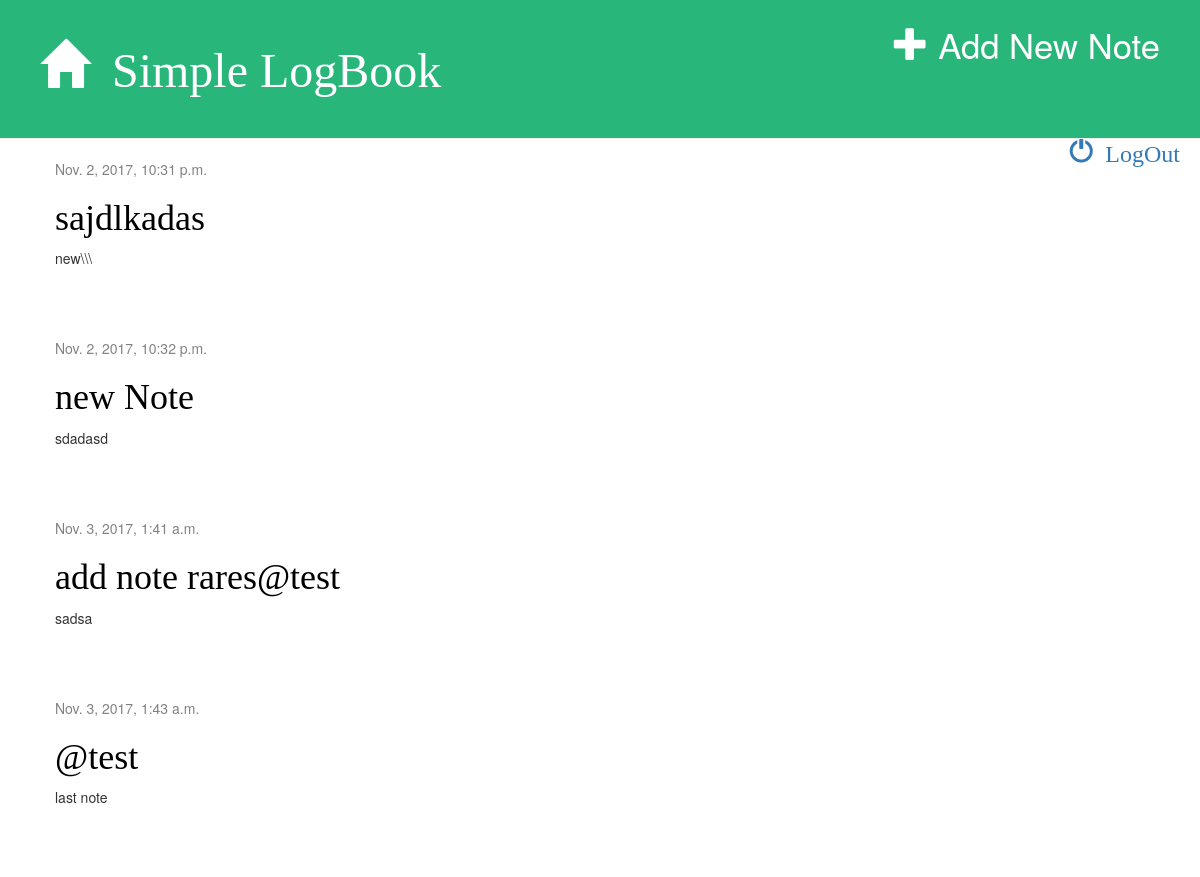
The page /homepage/ (signed in) on the database its author committed.
### noteBook/models.py (models this page shows, shortened)
class Post(models.Model):
    author = models.ForeignKey('auth.User')
    title = models.CharField(max_length=200)
    text = models.TextField()
    created_date = models.DateTimeField(
            default=timezone.now)
    published_date = models.DateTimeField(
            blank=True, null=True)

### noteBook/views.py (the view)
# urls.py: url(r'^homepage/$', views.post_list, name='post_list'),
def post_list(request):
    posts = Post.objects.filter(author=request.user).order_by('published_date')
    return render(request, 'noteBook/note_list.html', {'posts': posts})

### noteBook/templates/noteBook/note_list.html
{% extends 'noteBook/index.html' %}
{% block content %}
{% for post in posts %}
    <div class="post">
        <div class="date">
            {{ post.published_date }}
        </div>
        <h1><a href="{% url 'post_detail' pk=post.pk %}">{{ post.title }}</a></h1>
        <p>{{ post.text|linebreaksbr }}</p>
    </div>
{% endfor %}
{% endblock %}

### noteBook/templates/noteBook/index.html (shortened to what this page needs)
{% load staticfiles %}
<html>
    <head>
        <link rel="stylesheet" href="//maxcdn.bootstrapcdn.com/bootstrap/3.2.0/css/bootstrap.min.css">
        <link rel="stylesheet" href="//maxcdn.bootstrapcdn.com/bootstrap/3.2.0/css/bootstrap-theme.min.css">
        <link rel="stylesheet" href="{% static 'css/blog.css' %}">
    </head>
    <body>
            <div class="page-header">
                    <a href="{% url 'post_new' %}" class="top-menu"><span class="glyphicon glyphicon-plus"></span> Add New Note</a>
                <h1><a href="{% url 'post_list' %}"><span class="glyphicon glyphicon-home"></span>&ensp;Simple LogBook</a></h1>
<h3><a style="padding-top:20px" class="pull-right" href="{% url 'login' %}"> <span class="glyphicon glyphicon-off"></span>&ensp;LogOut</a> </h3>
            </div>
            <div class="content container">
                <div class="row">
                    <div class="col-md-8">
                    {% block content %}
                    {% endblock %}
                    </div>
                </div>
            </div>
        </body>
</html>

### noteBook/static/css/blog.css (style rules this page uses)
h1 a { color: rgb(231, 230, 228); font-family: 'rubik'; }
a,a:visited, a:hover { text-decoration: none; }
.page-header { background-color: #29b67b; margin-top: 0; padding: 20px 20px 20px 40px; }
.page-header h1, .page-header h1 a, .page-header h1 a:visited, .page-header h1 a:active { color: #ffffff; font-size: 36pt; text-decoration: none; }
.content { margin-left: 40px; }
h1, h2, h3, h4 { font-family: 'rubik'; }
.date { color: #828282; }
.top-menu, .top-menu:hover, .top-menu:visited { color: #ffffff; float: right; font-size: 26pt; margin-right: 20px; }
.post { margin-bottom: 70px; }
.post h1 a, .post h1 a:visited { color: #000000; }

### rows shown on the page
Post: published_date "Nov. 2, 2017, 10:31 p.m.", title "sajdlkadas", text "new\\\\\\"
Post: published_date "Nov. 2, 2017, 10:32 p.m.", title "new Note", text "sdadasd"
Post: published_date "Nov. 3, 2017, 1:41 a.m.", title "add note rares@test", text "sadsa"
Post: published_date "Nov. 3, 2017, 1:43 a.m.", title "@test", text "last note"
